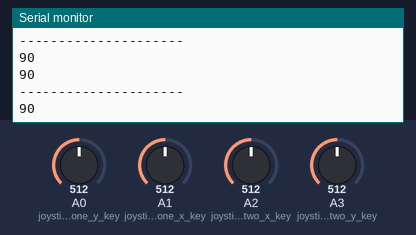
This sketch was run on a simulated Arduino Uno, built with avr-gcc and run on an emulated ATmega328P. On the bench: the last lines printed to the serial monitor. Inputs (shaded band) come from the test bench; at power-on: A1 (joystick_one_x_key) = 512, A3 (joystick_two_y_key) = 512, A0 (joystick_one_y_key) = 512, A2 (joystick_two_x_key) = 512. No radio packets arrive unless stated.

Above: at 1.2 s.
1.3 s: A1 (joystick_one_x_key) set to 716
At 1.9 s:
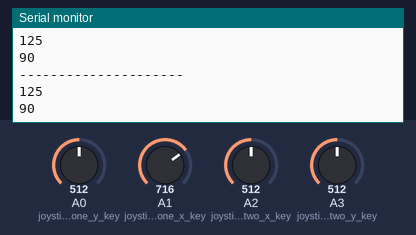
2.8 s: A3 (joystick_two_y_key) set to 716
At 3.9 s:
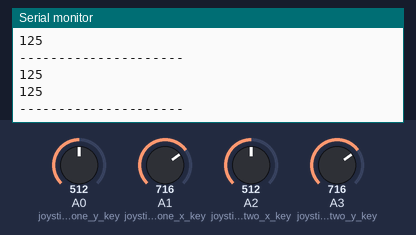
4.3 s: A1 (joystick_one_x_key) set to 992
At 5.4 s:
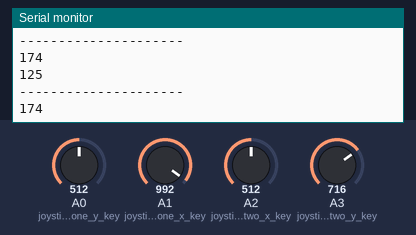
5.8 s: A3 (joystick_two_y_key) set to 306
At 6.7 s:
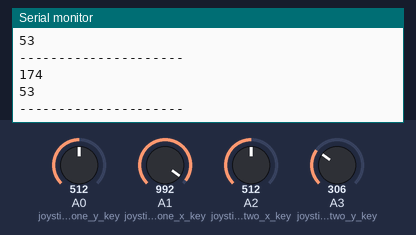
Timing chart, 0 to 8.3 s (numbered marks = the images above; inputs shaded):
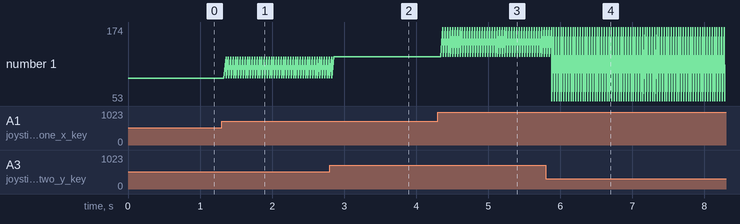

The sketch:

transmitter.ino
```cpp
#include <SPI.h>
#include <nRF24L01.h>
#include <RF24.h>


RF24 radio(7, 8); // CSN, CE
const byte address[6] = "00001";

int joystick_one_x_key = A1;
int joystick_one_y_key = A0;


int joystick_two_x_key = A2 ;
int joystick_two_y_key = A3 ;


int joystick_one_x_pos;
int joystick_one_y_pos;


int joystick_two_x_pos;
int joystick_two_y_pos;


int prev_joystick_one_x_pos = 89;
int prev_joystick_one_y_pos;


int prev_joystick_two_x_pos;
int prev_joystick_two_y_pos = 93;


int positional_array[2] ;


/*

there are four states,


        Front (0)
Left(3)              Right (1)

        Back(2) // ignored


*/


typedef struct states

{

static const int FRONT = 0;
static const int RIGHT = 1;
static const int LEFT  = 3;

};


states STATE;


/*           # Do this

you need to estimate the analog signale range for each move of the joystick

also verify if its stable and robust


*/


void setup() {

  Serial.begin(9600) ;   // I added it since it was  missing

  radio.begin();
  radio.openWritingPipe(address);
  radio.setPALevel(RF24_PA_MAX);
  radio.stopListening();

  pinMode (joystick_one_x_key, INPUT) ;
  pinMode (joystick_one_y_key, INPUT) ;


  pinMode (joystick_two_x_key, INPUT) ;
  pinMode (joystick_two_y_key, INPUT) ;


}


void  read_joystick()
{

  prev_joystick_one_x_pos = joystick_one_x_pos ;
  prev_joystick_two_y_pos = joystick_one_x_pos ;


  joystick_one_x_pos = analogRead (joystick_one_x_key) ;
  joystick_one_y_pos = analogRead (joystick_one_y_key) ;


  joystick_two_x_pos = analogRead (joystick_two_x_key) ;
  joystick_two_y_pos = analogRead (joystick_two_y_key) ;


  joystick_one_x_pos = map(joystick_one_x_pos, 0 , 1023, 0, 180);
  joystick_one_y_pos = map(joystick_one_y_pos, 0 , 1023, 0, 180);
  joystick_two_x_pos = map(joystick_two_x_pos, 0 , 1023, 0, 180);
  joystick_two_y_pos = map(joystick_two_y_pos, 0 , 1023, 0, 180);

  positional_array[0] = joystick_one_x_pos;
  positional_array[1] = joystick_two_y_pos;

  Serial.println(joystick_one_x_pos);
  Serial.println(joystick_two_y_pos);
  Serial.println("---------------------");


}


void send_radio()

{

if ( ( prev_joystick_two_y_pos != joystick_two_y_pos ) ||  ( prev_joystick_two_y_pos != prev_joystick_two_y_pos ) )
{

radio.write(&positional_array, sizeof(positional_array));
//radio.write(&joystick_one_x_pos, sizeof(joystick_one_x_pos));
}

}


void loop()

{


  read_joystick();


   send_radio();

   delay(10);

/*    TODO


   radio.write(&state_and_token, sizeof(state_and_token));
   delay(100);

   receive( token_from_receiver) ;
   verify_and_buzz( token_from_receiver );


*/


}
```

Measured:
- after the input at 1.3 s, the serial monitor: prints a new line after 0.06 s (image 1)
- after the input at 4.3 s, the serial monitor: prints a new line after 0.07 s (image 3)
- after the input at 5.8 s, the serial monitor: prints a new line after 0.08 s (image 4)
- plotted number 1: 125 → 53 after the input at 5.8 s
